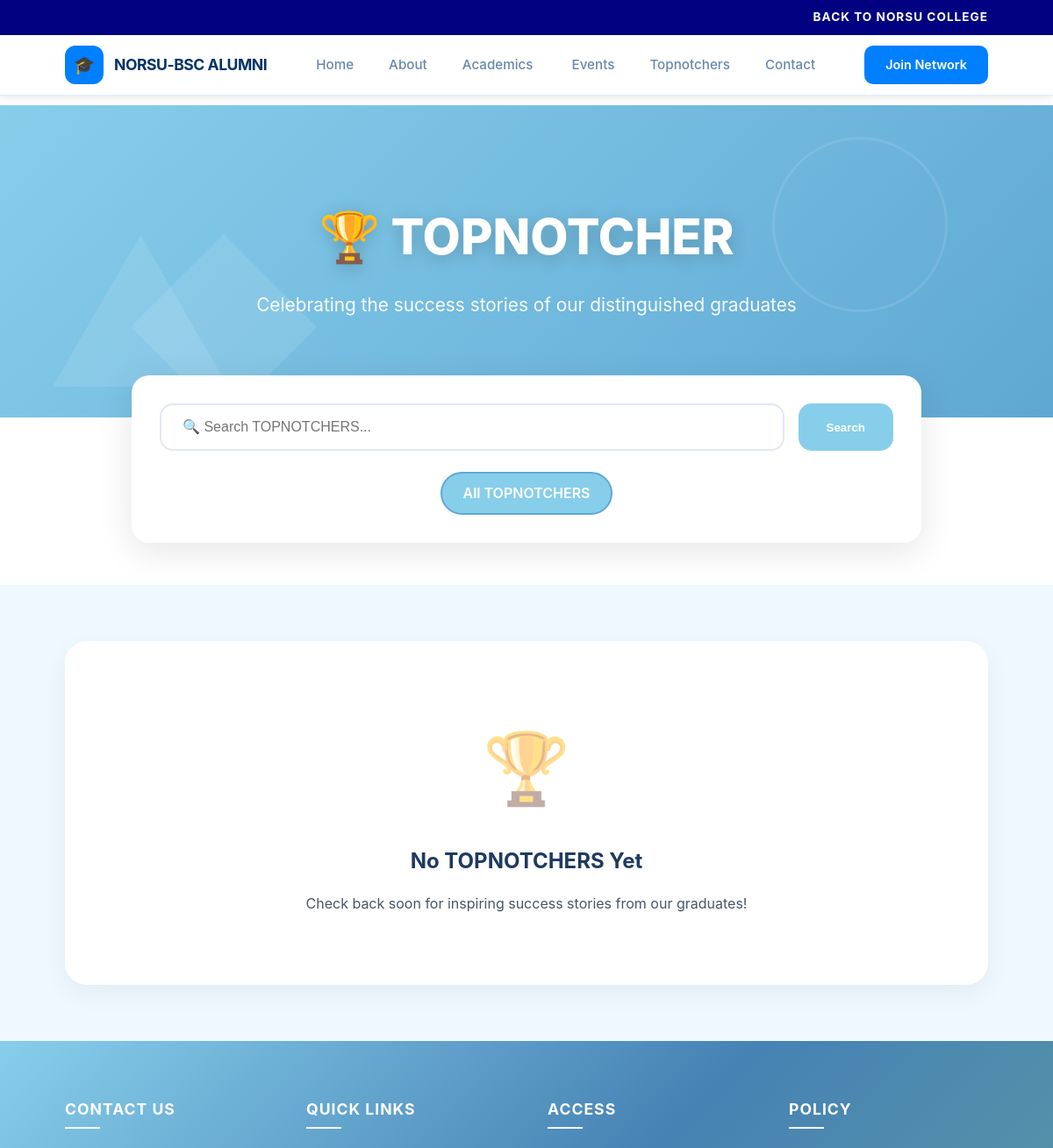
The page /alumni/achievements/ (upper part) on the database as committed earlier.
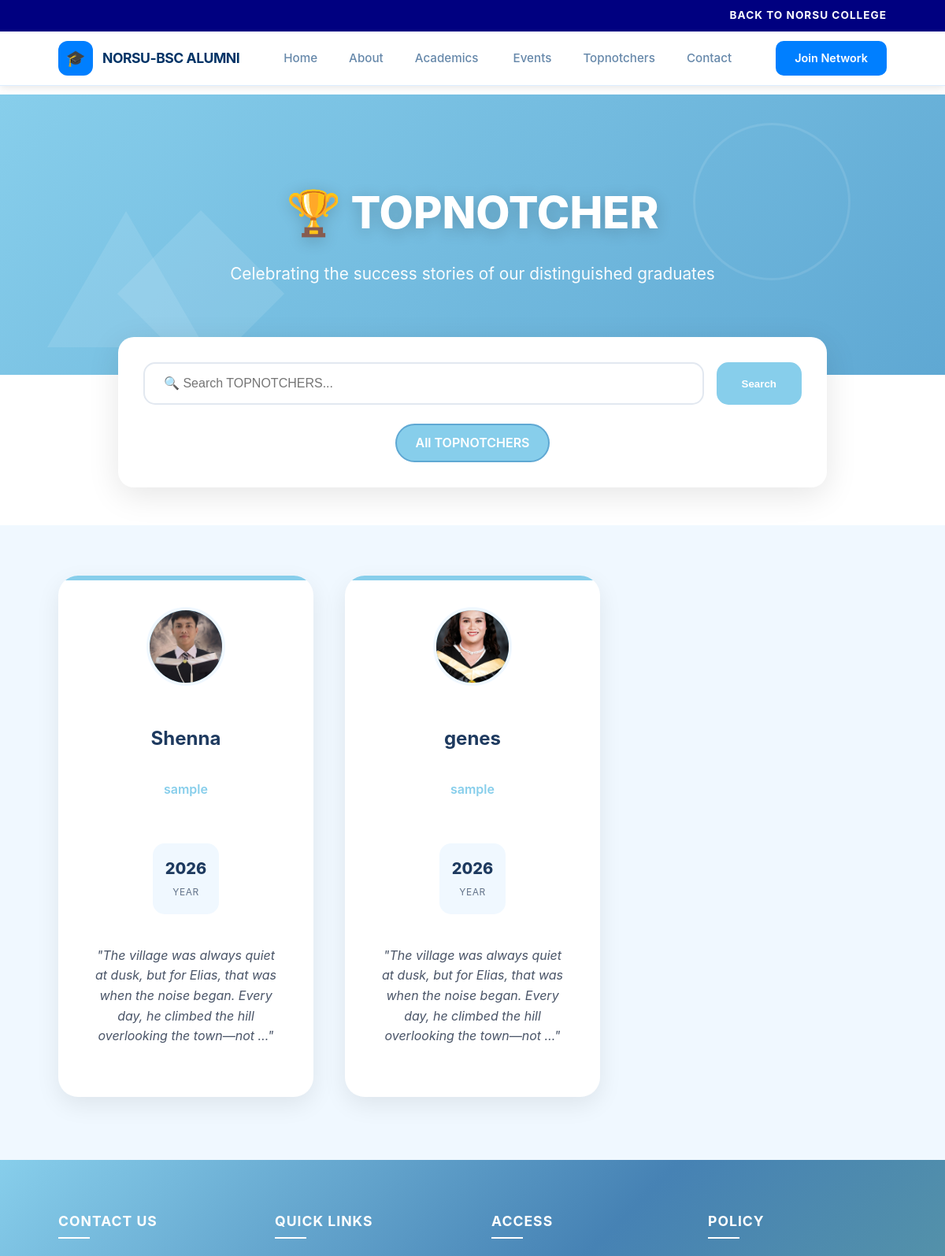
The same page on the database as committed later.
### dashboard/models.py (models this page shows, shortened)
class AlumniSuccessStory(models.Model):
    STATUS_CHOICES = [
        ('draft', 'Draft'),
        ('published', 'Published'),
        ('archived', 'Archived'),
    ]
    alumni_name = models.CharField(max_length=255)
    achievement = models.CharField(max_length=255)
    description = models.TextField()
    image = models.ImageField(upload_to='alumni/success_stories/', blank=True, null=True)
    status = models.CharField(max_length=20, choices=STATUS_CHOICES, default='published')
    created_at = models.DateTimeField(default=timezone.now)
    updated_at = models.DateTimeField(auto_now=True)
    class Meta:
        verbose_name_plural = 'Alumni Success Stories'
        ordering = ['-created_at']

### dashboard/views.py (the view)
# urls.py: path('alumni/achievements/', views.alumni_achievements, name='achievements'),
def alumni_achievements(request):
    achievements = AlumniSuccessStory.objects.filter(status='published').order_by('-created_at')
    search = request.GET.get('search')
    if search:
        achievements = achievements.filter(Q(alumni_name__icontains=search) | Q(achievement__icontains=search) | Q(description__icontains=search))
    context = {
        'notable_alumni': achievements,
    }
    return render(request, 'dashboard/alumni/achievements.html', context)

### dashboard/templates/dashboard/alumni/achievements.html (shortened to what this page needs)
{% extends 'dashboard/alumni/base.html' %}
{% load static %}
{% block content %}
<section class="achievements-hero">
    <div class="geometric-shape shape-circle"></div>
    <div class="geometric-shape shape-triangle"></div>
    <div class="geometric-shape shape-square"></div>
    <div class="container">
        <div class="hero-content"><br>
            <h1 class="hero-title">🏆 TOPNOTCHER</h1>
            <p class="hero-subtitle">Celebrating the success stories of our distinguished graduates</p>
        </div>
    </div>
</section>
<div class="container">
    <div class="search-filter-section">
        <form method="GET" action="{% url 'achievements' %}" class="search-box">
            <input type="text" name="search" id="searchInput" class="search-input" placeholder="🔍 Search TOPNOTCHERS..." value="{{ request.GET.search|default:'' }}">
            <button type="submit" class="search-btn">Search</button>
        </form>
        <div class="filter-tags">
            <a href="{% url 'achievements' %}" class="filter-tag {% if not selected_category %}active{% endif %}">All TOPNOTCHERS</a>
        </div>
    </div>
</div>
<section class="achievements-container">
    <div class="container">
        <div class="alumni-grid">
            {% for alumni in notable_alumni %}
            <div class="alumni-card">
                <div class="alumni-photo-container">
                    {% if alumni.image %}
                    <img src="{{ alumni.image.url }}" alt="{{ alumni.alumni_name }}" class="alumni-photo">
                    {% else %}
                    <div class="alumni-photo">{{ alumni.alumni_name|first|default:"🏆" }}</div>
                    {% endif %}
                </div>
                <h3 class="alumni-name">{{ alumni.alumni_name }}</h3>
                <p class="alumni-profession">{{ alumni.achievement }}</p>
                <div class="alumni-stats">
                    <div class="stat-item">
                        <span class="stat-value">{{ alumni.created_at|date:"Y" }}</span>
                        <span class="stat-label">Year</span>
                    </div>
                </div>
                <p class="alumni-story">"{{ alumni.description|truncatewords:25 }}"</p>
            </div>
            {% empty %}
            <div class="empty-state">
                <div class="empty-icon">🏆</div>
                <h2 style="color: #1e3a5f; margin-bottom: 1rem;">No TOPNOTCHERS Yet</h2>
                <p style="color: #4a5568;">Check back soon for inspiring success stories from our graduates!</p>
            </div>
            {% endfor %}
        </div>
    </div>
</section>
{% endblock %}

Rows that differ between the two databases and show on the page:
added AlumniSuccessStory: image (picture), alumni_name "Shenna", achievement "sample", created_at "2026", description "The village was always quiet at dusk, but for Elias, that was when the noise began. Every day, he climbed the hill overlooking the town—not …"
added AlumniSuccessStory: image (picture), alumni_name "genes", achievement "sample", created_at "2026", description "The village was always quiet at dusk, but for Elias, that was when the noise began. Every day, he climbed the hill overlooking the town—not …"
Other text that changed with them:
text no longer shown: "🏆 No TOPNOTCHERS Yet Check back soon for inspiring success stories from our graduates!"
